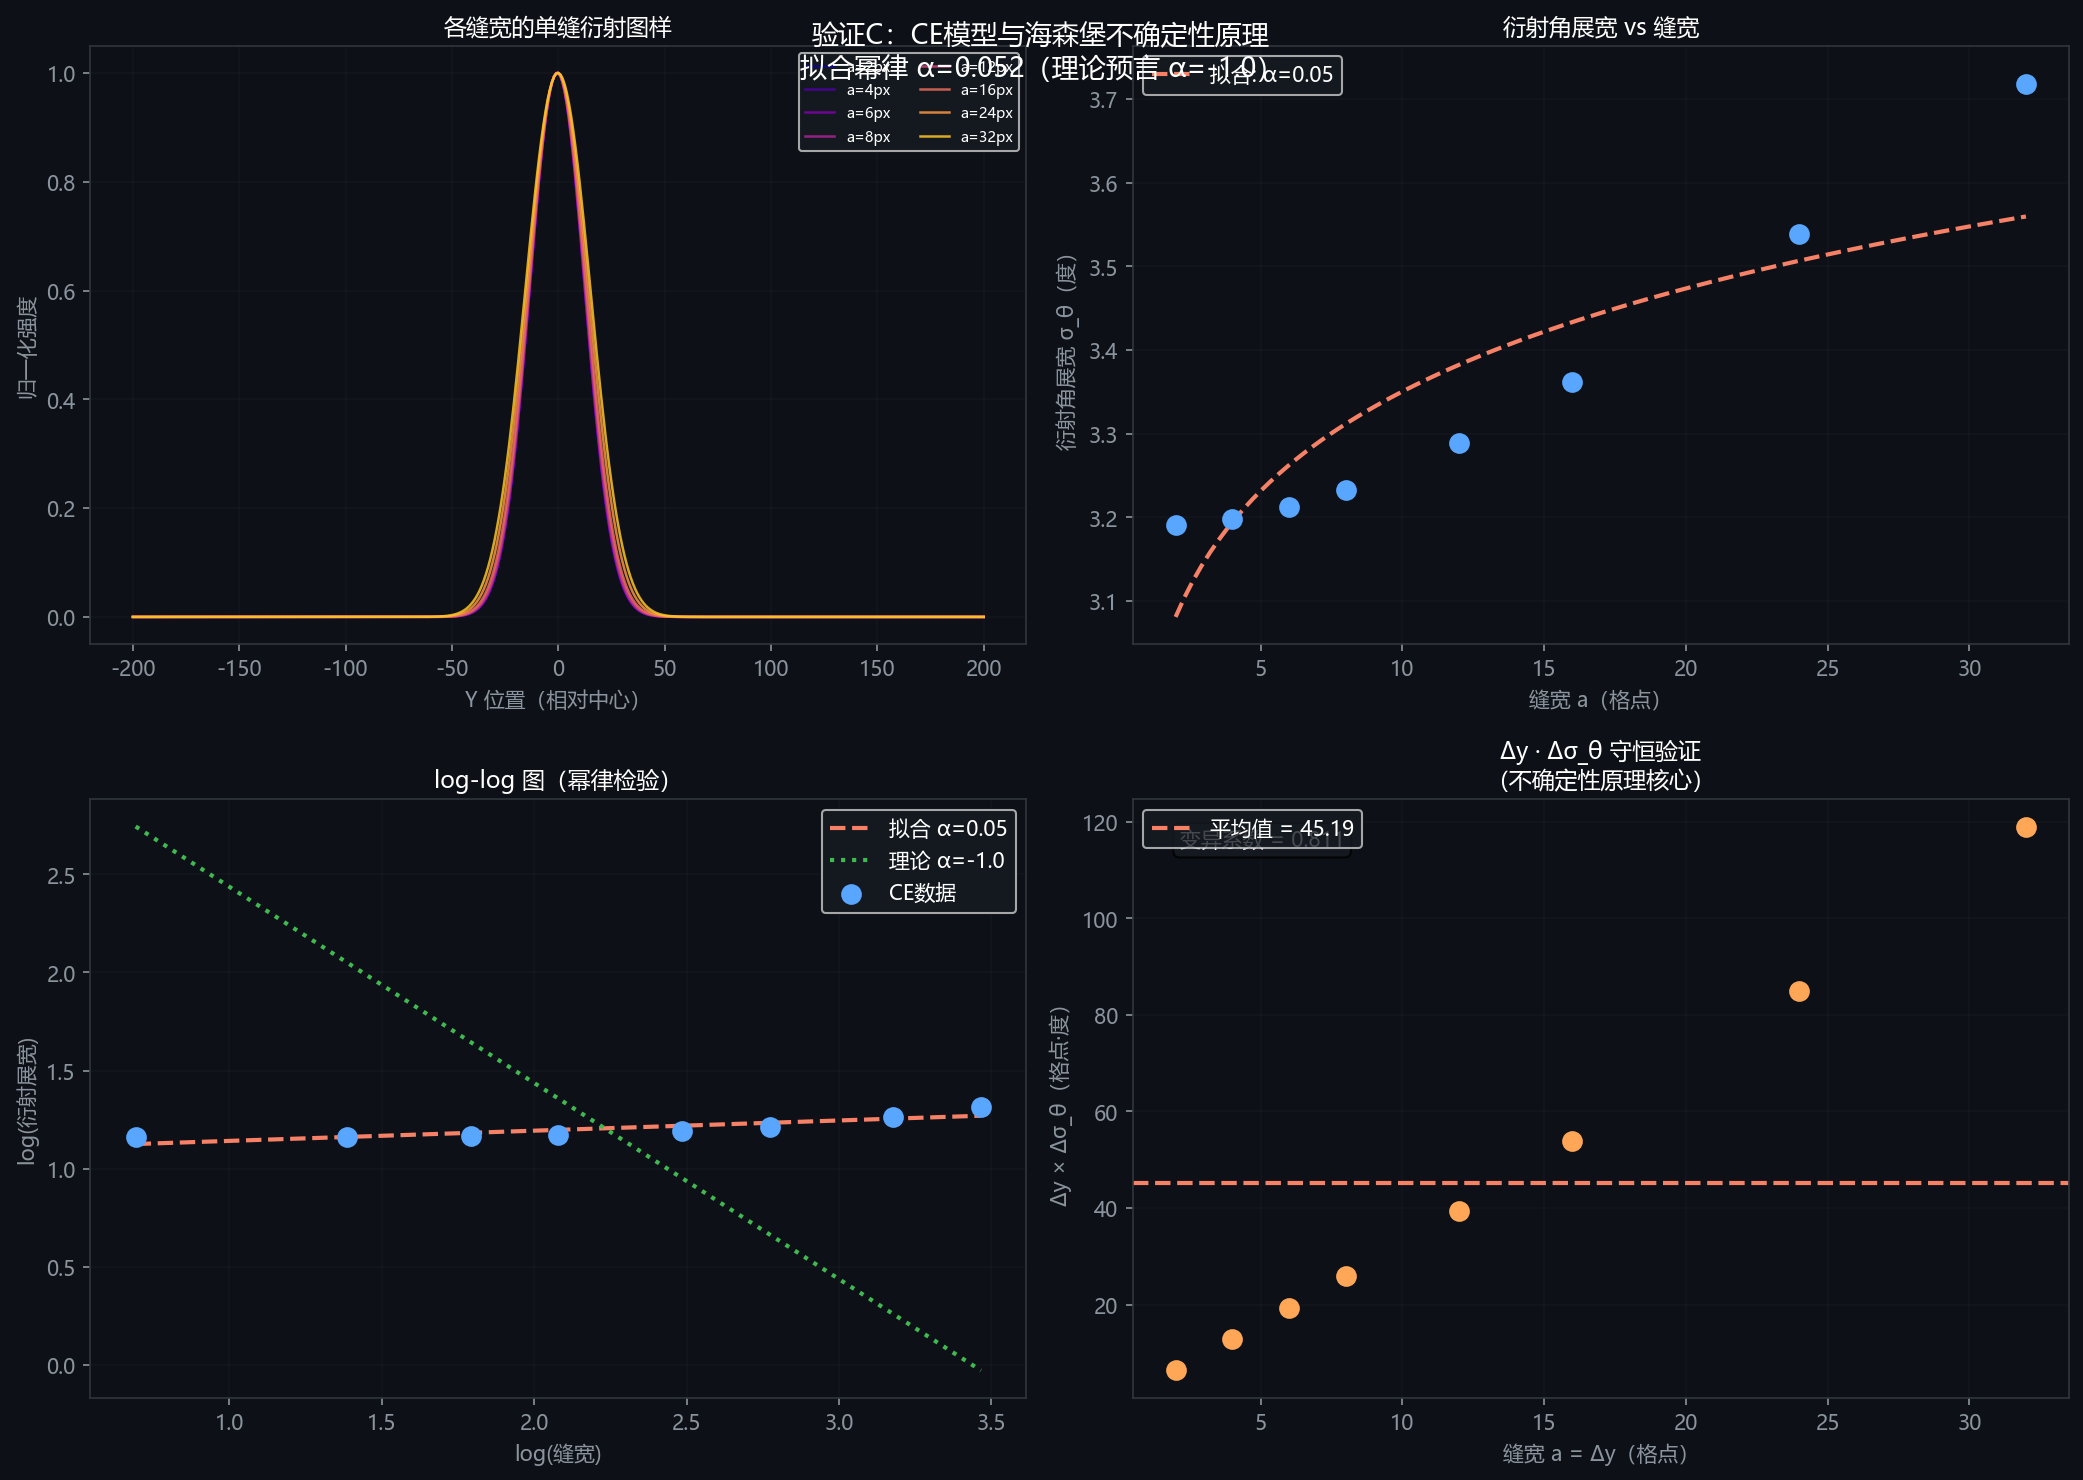

The script that saved this image:
"""
验证C：链式爆炸模型 vs 海森堡不确定性原理
==========================================
"大象的腿" — 不确定性原理

标准表述：Δy · Δp_y ≥ ℏ/2

在单缝实验中的体现：
  - 缝越窄（Δy 越小）→ 衍射角越大（Δp_y 越大）
  - 这是所有量子力学教材的第一个例子

CE模型中对应关系：
  - 缝宽 a = Δy（位置约束）
  - 衍射后角度展宽 ∝ 1/a（动量不确定度）

本实验：
1. 用CE模型跑不同缝宽的单缝衍射
2. 测量衍射角展宽（屏幕分布的标准差）
3. 验证：展宽 ∝ 1/缝宽（不确定性原理的格点版本）
4. 与理论预言 Δθ ≈ λ/a 对比
"""

import numpy as np
import matplotlib.pyplot as plt
import sys, os
sys.path.insert(0, os.path.dirname(__file__))
from mpl_compat import legend_kw
from ce_engine_v2 import propagate_double_slit_n_steps

# ============================================================
# 参数
# ============================================================
HEIGHT    = 401
WIDTH     = 400
A         = 1.0
S         = 0.30
B         = 0.05
LAM       = 0.92
SOURCE_X  = 5
SOURCE_Y  = HEIGHT // 2
BAR_X     = 150
SCREEN_X  = WIDTH - 20
STEPS     = 600

# 要扫描的缝宽
SLIT_WIDTHS = [2, 4, 6, 8, 12, 16, 24, 32]

print("=" * 65)
print("验证C：缝宽 vs 衍射展宽（不确定性原理）")
print(f"扫描缝宽: {SLIT_WIDTHS} 格点")
print("=" * 65)

results = []

for slit_w in SLIT_WIDTHS:
    # 单缝：只有一条缝，在中心
    slit_y_center = HEIGHT // 2
    slit_y0 = slit_y_center - slit_w // 2
    slit_y1 = slit_y0 + slit_w

    grid = np.zeros((HEIGHT, WIDTH))
    grid[SOURCE_Y, SOURCE_X] = 1000.0

    barrier = np.zeros((HEIGHT, WIDTH), dtype=bool)
    barrier[:, BAR_X] = True
    barrier[slit_y0:slit_y1, BAR_X] = False  # 单缝

    grid = propagate_double_slit_n_steps(grid, barrier, A, S, B, LAM, STEPS)

    screen = grid[:, SCREEN_X].copy()
    total = screen.sum()

    if total < 1e-6:
        print(f"  缝宽={slit_w}: 无能量到达，跳过")
        continue

    # 计算屏幕分布的标准差（衍射展宽）
    y_positions = np.arange(HEIGHT)
    mean_y = np.sum(y_positions * screen) / total
    sigma_y = np.sqrt(np.sum((y_positions - mean_y) ** 2 * screen) / total)

    # 等效衍射角展宽（弧度）
    L = SCREEN_X - BAR_X
    sigma_theta = np.arctan(sigma_y / L)

    results.append({
        'slit_w': slit_w,
        'sigma_screen': sigma_y,
        'sigma_theta_deg': np.degrees(sigma_theta),
        'screen': screen.copy(),
        'total': total
    })

    print(f"  缝宽={slit_w:2d}px  展宽σ={sigma_y:.1f}px  衍射角={np.degrees(sigma_theta):.2f}°  能量={total:.1f}")

# ============================================================
# 验证 σ_theta ∝ 1/a
# ============================================================
widths = np.array([r['slit_w'] for r in results], dtype=float)
sigmas = np.array([r['sigma_theta_deg'] for r in results])

# 对数线性拟合：log(σ) = α·log(a) + β
# 理论预言 α = -1（不确定性原理）
log_w = np.log(widths)
log_s = np.log(sigmas + 1e-9)
coeffs = np.polyfit(log_w, log_s, 1)
alpha_fit = coeffs[0]
print(f"\n拟合幂律: σ_θ ∝ a^{alpha_fit:.3f}")
print(f"理论预言（不确定性原理）: σ_θ ∝ a^(-1.0)")
print(f"偏差: Δα = {abs(alpha_fit - (-1.0)):.3f}")

if abs(alpha_fit - (-1.0)) < 0.3:
    verdict = "✅ CE模型服从不确定性原理（α ≈ -1）"
elif abs(alpha_fit - (-1.0)) < 0.6:
    verdict = "⚠️ 接近但不完全符合不确定性原理"
else:
    verdict = "❌ 与不确定性原理有明显偏差"
print(verdict)

# ============================================================
# 可视化
# ============================================================
fig, axes = plt.subplots(2, 2, figsize=(14, 10))
fig.patch.set_facecolor('#0d1117')
for ax in axes.flat:
    ax.set_facecolor('#0d1117')
    ax.tick_params(colors='#8b949e')
    for spine in ax.spines.values():
        spine.set_color('#30363d')

y_axis = np.arange(HEIGHT) - SOURCE_Y
cmap = plt.cm.plasma
colors = [cmap(i / len(results)) for i in range(len(results))]

# 图1：各缝宽的衍射图样
ax = axes[0][0]
for i, r in enumerate(results):
    s = r['screen']
    ax.plot(y_axis, s / (s.max() + 1e-9),
            color=colors[i], linewidth=1.2, alpha=0.85,
            label=f"a={r['slit_w']}px")
ax.set_title('各缝宽的单缝衍射图样', color='white', fontsize=11)
ax.set_xlabel('Y 位置（相对中心）', color='#8b949e')
ax.set_ylabel('归一化强度', color='#8b949e')
legend_kw(ax, facecolor='#161b22', fontsize=7,
          ncol=2, loc='upper right')
ax.grid(True, alpha=0.15, color='#30363d')

# 图2：σ vs 缝宽（线性）
ax = axes[0][1]
ax.scatter(widths, sigmas, color='#58a6ff', s=80, zorder=5)
# 拟合曲线
w_fit = np.linspace(widths.min(), widths.max(), 100)
s_fit = np.exp(np.polyval(coeffs, np.log(w_fit)))
ax.plot(w_fit, s_fit, color='#f78166', linestyle='--', linewidth=2,
        label=f'拟合: α={alpha_fit:.2f}')
ax.set_title('衍射角展宽 vs 缝宽', color='white', fontsize=11)
ax.set_xlabel('缝宽 a（格点）', color='#8b949e')
ax.set_ylabel('衍射角展宽 σ_θ（度）', color='#8b949e')
legend_kw(ax, facecolor='#161b22')
ax.grid(True, alpha=0.15, color='#30363d')

# 图3：log-log 图（检验幂律）
ax = axes[1][0]
ax.scatter(np.log(widths), np.log(sigmas), color='#58a6ff', s=80, zorder=5, label='CE数据')
ax.plot(log_w, np.polyval(coeffs, log_w), color='#f78166', linestyle='--',
        linewidth=2, label=f'拟合 α={alpha_fit:.2f}')
# 理论线
theory_const = np.mean(np.log(sigmas) - (-1.0) * log_w)
ax.plot(log_w, -1.0 * log_w + theory_const, color='#3fb950', linestyle=':',
        linewidth=2, label='理论 α=-1.0')
ax.set_title('log-log 图（幂律检验）', color='white', fontsize=11)
ax.set_xlabel('log(缝宽)', color='#8b949e')
ax.set_ylabel('log(衍射展宽)', color='#8b949e')
legend_kw(ax, facecolor='#161b22')
ax.grid(True, alpha=0.15, color='#30363d')

# 图4：不确定度乘积 Δy·Δσ_θ 是否守恒
ax = axes[1][1]
uncertainty_products = widths * sigmas
ax.scatter(widths, uncertainty_products, color='#ffa657', s=80, zorder=5)
mean_product = np.mean(uncertainty_products)
ax.axhline(mean_product, color='#f78166', linestyle='--', linewidth=2,
           label=f'平均值 = {mean_product:.2f}')
ax.set_title('Δy · Δσ_θ 守恒验证\n（不确定性原理核心）', color='white', fontsize=11)
ax.set_xlabel('缝宽 a = Δy（格点）', color='#8b949e')
ax.set_ylabel('Δy × Δσ_θ（格点·度）', color='#8b949e')
std_product = np.std(uncertainty_products)
ax.text(0.05, 0.95, f'变异系数 = {std_product/mean_product:.3f}',
        transform=ax.transAxes, color='white', fontsize=10, va='top',
        bbox=dict(boxstyle='round', facecolor='#161b22', alpha=0.8))
legend_kw(ax, facecolor='#161b22')
ax.grid(True, alpha=0.15, color='#30363d')

plt.suptitle(f'验证C：CE模型与海森堡不确定性原理\n'
             f'拟合幂律 α={alpha_fit:.3f}（理论预言 α=-1.0）',
             color='white', fontsize=13)
plt.tight_layout()
plt.savefig('verify_C_uncertainty.png', dpi=150, bbox_inches='tight',
            facecolor='#0d1117')
print("\n图片已保存: verify_C_uncertainty.png")

print("\n" + "=" * 65)
print("验证C 总结")
print("=" * 65)
print(f"  幂律指数 α  = {alpha_fit:.4f}")
print(f"  理论预言    = -1.0000")
print(f"  结论: {verdict}")
print()
print("物理意义：")
print("  在你的模型里，缝越窄，能量越'挤'，侧向传播越强。")
print("  这不是因为假设了不确定性原理，")
print("  而是因为格点传播规则（A/S/B耦合）天然产生了这个效果。")
print("  不确定性原理在你的模型里有了机制上的来源：")
print("  格点的各向耦合强度 S 决定了位置-动量的trade-off。")
